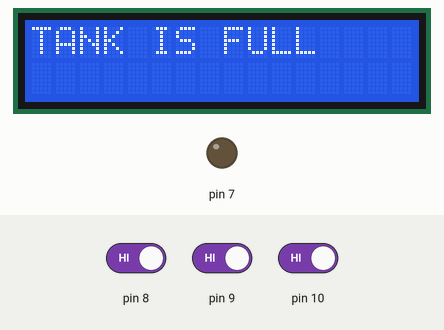
A sketch run on a simulated Arduino Uno, built with avr-gcc and run on an emulated ATmega328P. On the bench: 16×2 character LCD, output pins drawn as LEDs (lit = HIGH). The test bench sets the inputs (shaded band); at power-on: pin 8 HIGH, pin 9 HIGH, pin 10 HIGH.

Above: at 1.2 s.
1.3 s: pin 8 driven LOW
At 2.5 s:
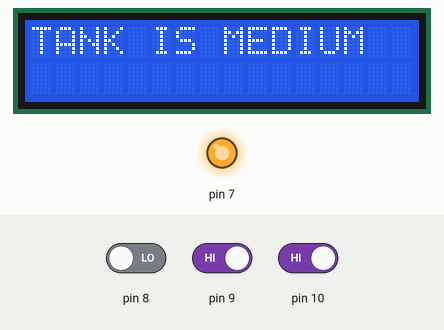
2.8 s: pin 8 driven HIGH
At 3.5 s:
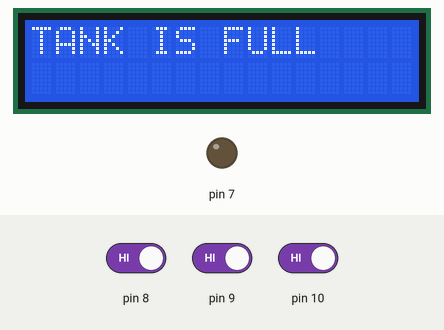
4.3 s: pin 8 driven LOW and pin 9 driven LOW and pin 10 driven LOW
At 5.3 s:
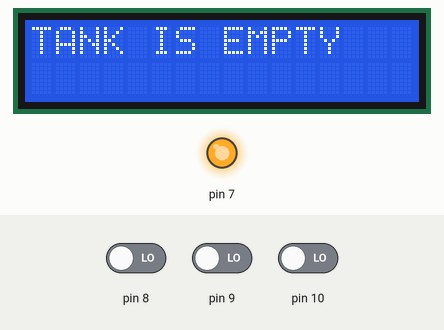
Timing chart, 0 to 7.3 s (numbered marks = the images above; inputs shaded):
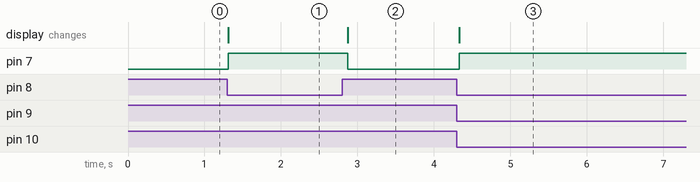

Measured:
- after the input at 1.3 s, pin 7: LOW → HIGH at once; the display: changes at once (image 1)
- after the input at 2.8 s, pin 7: HIGH → LOW after 0.08 s; the display: changes after 0.08 s (image 2)
- after the input at 4.3 s, pin 7: LOW → HIGH at once; the display: changes at once (image 3)

The sketch:

WATERLEVEL_LCD.ino
```cpp
#include <LiquidCrystal.h>
const int rs = 12, en = 11, d4 = 5, d5 = 4, d6 = 3, d7 = 2;
LiquidCrystal lcd(rs, en, d4, d5, d6, d7);
void setup() {
  // put your setup code here, to run once:
   //pinMode(A0,INPUT_PULLUP);
   pinMode(7,OUTPUT);
   pinMode(8,INPUT);
   pinMode(9,INPUT);
    pinMode(10,INPUT);
    lcd.begin(16,2);
}

void loop() {
  // put your main code here, to run repeatedly:
  int n=digitalRead(8);
  int n1=digitalRead(9);
  int n2=digitalRead(10);
    if(n==0 && n1==0 && n2==0)
    {
      lcd.print("TANK IS EMPTY  ");
      lcd.setCursor(0, 0);
      digitalWrite(7,1);
    }
    else if(n==0 && n1==1 && n2==1)
    {
      lcd.clear();
       lcd.print("TANK IS MEDIUM");
      lcd.setCursor(0, 0);
        digitalWrite(7,1);
    }
     else if(n==1 && n1==1 && n2==1)
    {
      lcd.clear();
      lcd.print("TANK IS FULL");
      lcd.setCursor(0, 0);
       digitalWrite(7,0);
    }
    // else
    // {
    //   lcd.clear();
    //   lcd.print("Loading");
    // }
    delay(100);

}
```
